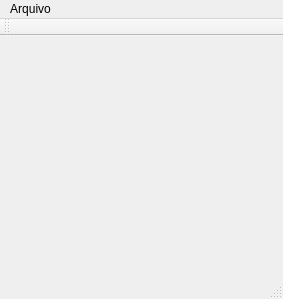
<?xml version="1.0" encoding="UTF-8"?>
<ui version="4.0">
 <class>MainWindow</class>
 <widget class="QMainWindow" name="MainWindow">
  <property name="geometry">
   <rect>
    <x>0</x>
    <y>0</y>
    <width>283</width>
    <height>299</height>
   </rect>
  </property>
  <property name="windowTitle">
   <string>MainWindow</string>
  </property>
  <widget class="QWidget" name="centralWidget"/>
  <widget class="QMenuBar" name="menuBar">
   <property name="geometry">
    <rect>
     <x>0</x>
     <y>0</y>
     <width>283</width>
     <height>25</height>
    </rect>
   </property>
   <widget class="QMenu" name="menuArquivo">
    <property name="title">
     <string>Arquivo</string>
    </property>
    <addaction name="actionAbrir"/>
    <addaction name="actionSalvar"/>
    <addaction name="actionSair"/>
   </widget>
   <addaction name="menuArquivo"/>
  </widget>
  <widget class="QStatusBar" name="statusBar"/>
  <widget class="QToolBar" name="mainToolBar">
   <attribute name="toolBarArea">
    <enum>TopToolBarArea</enum>
   </attribute>
   <attribute name="toolBarBreak">
    <bool>true</bool>
   </attribute>
  </widget>
  <action name="actionAbrir">
   <property name="text">
    <string>Abrir</string>
   </property>
  </action>
  <action name="actionSalvar">
   <property name="text">
    <string>Salvar</string>
   </property>
  </action>
  <action name="actionSair">
   <property name="text">
    <string>Sair</string>
   </property>
  </action>
 </widget>
 <layoutdefault spacing="6" margin="11"/>
 <resources/>
 <connections/>
</ui>
